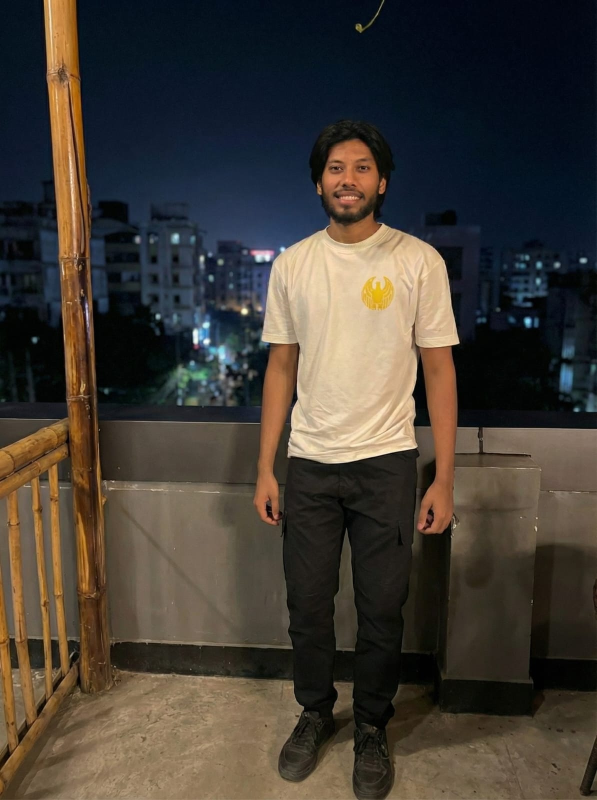
#> input picture body_photo.jpg, 1194 x 1600 px (shown at 1/2 size)
$ python main.py
#> lines starting #> are read from the running program, lines starting #| are printed output that depends on the picture
import cv2
import numpy as np
import os

class BodySegmentAnalyzer:
    def __init__(self, image_path, actual_height):
        self.image_path = image_path
        self.actual_height = actual_height  # in meters
        self.keypoints = []
        self.segments = {
            'thorax': ['CV7', 'L3/L4'],
            'upper_arm_left': ['left_shoulder', 'left_elbow'],
            'upper_arm_right': ['right_shoulder', 'right_elbow'],
            'forearm_left': ['left_elbow', 'left_wrist'],
            'forearm_right': ['right_elbow', 'right_wrist'],
            'thigh_left': ['left_hip', 'left_knee'],
            'thigh_right': ['right_hip', 'right_knee'],
            'shank_left': ['left_knee', 'left_ankle'],
            'shank_right': ['right_knee', 'right_ankle']
        }
        self.required_points = [
            'CV7', 'L3/L4',
            'left_shoulder', 'left_elbow', 'left_wrist',
            'right_shoulder', 'right_elbow', 'right_wrist',
            'left_hip', 'left_knee', 'left_ankle',
            'right_hip', 'right_knee', 'right_ankle',
            'head_top', 'heel'
        ]

    # [15 lines left out: function mouse_callback, not called in this run]

    def select_keypoints(self):
        self.image = cv2.imread(self.image_path)
#> self.image is the input picture: shape (1600, 1194, 3); mean B, G, R 52.9, 60.6, 67.1
        if self.image is None:
            print("Error: Could not load image")
            return False
        window_name = "Body Segment Analysis"
        cv2.namedWindow(window_name, cv2.WINDOW_NORMAL)
        cv2.setMouseCallback(window_name, self.mouse_callback)

        print("Select the following points in order:")
        for i, point in enumerate(self.required_points):
            print(f"{i+1}. {point}")
        print("\nClick on the image to select each point. Close window or press ESC when done.")

        # compute a display size that preserves aspect ratio and fits the screen
        # try to get actual screen size on Windows, otherwise use a reasonable max
        max_w, max_h = 1280, 800
        try:
            import ctypes
            user32 = ctypes.windll.user32
            max_w = user32.GetSystemMetrics(0) - 100
            max_h = user32.GetSystemMetrics(1) - 150
        except Exception:
            pass

        # Keep display at a mobile-friendly resolution to avoid fullscreen distortion
        max_w = min(max_w, 600)
        max_h = min(max_h, 1000)

        img_h, img_w = self.image.shape[:2]
#> img_h = 1600; img_w = 1194
        scale = min(max_w / img_w, max_h / img_h, 1.0)
#> scale = 0.5
        self.display_scale = scale
#> self.display_scale = 0.5

        while True:
            display = self.image.copy()

            # Draw already-selected points
            # Draw already-selected points (scale to display coordinates)
            for (px, py, pname) in self.keypoints:
                dpx = int(px * self.display_scale)
                dpy = int(py * self.display_scale)
                cv2.circle(display, (px, py), 5, (0, 255, 0), -1)
                # Put labels on the resized display; compute position in display coords
                cv2.putText(display, pname, (px+10, py-10),
                            cv2.FONT_HERSHEY_SIMPLEX, 0.5, (255, 0, 0), 1)

            # If there are still points to select, show hint for the next one
            if len(self.keypoints) < len(self.required_points):
                next_idx = len(self.keypoints)
                next_name = self.required_points[next_idx]
                hint_text = f"Next: {next_name} ({next_idx+1}/{len(self.required_points)})"
            else:
                hint_text = "All points selected. Close window or press ESC."

            # resize display for showing (preserve aspect ratio)
            disp_w = max(1, int(img_w * self.display_scale))
#> disp_w = 597
            disp_h = max(1, int(img_h * self.display_scale))
#> disp_h = 800
            display_resized = cv2.resize(display, (disp_w, disp_h), interpolation=cv2.INTER_AREA)
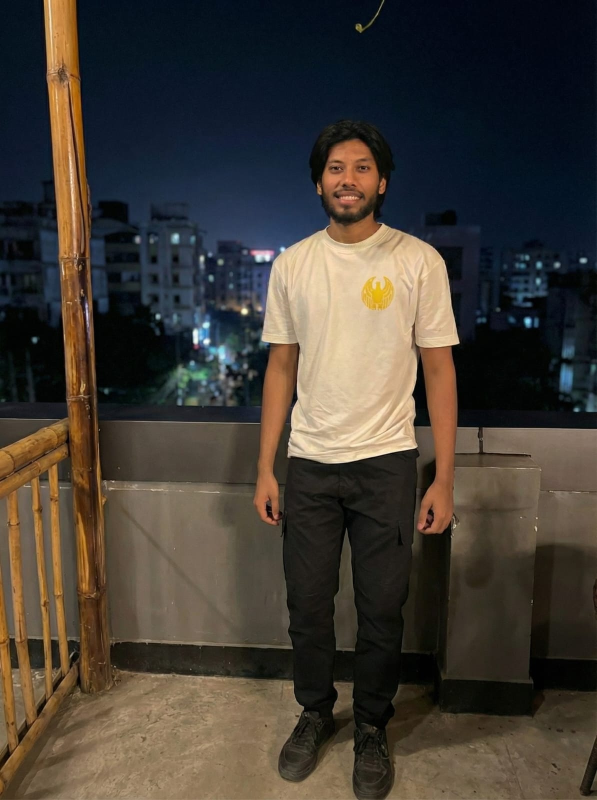
#> display_resized: shape (800, 597, 3); mean B, G, R 53.1, 60.8, 67.3

            # Draw hint background for readability on the resized image
            cv2.rectangle(display_resized, (5, 5), (min(400, disp_w-10), 35), (0, 0, 0), -1)
            cv2.putText(display_resized, hint_text, (10, 25),
                        cv2.FONT_HERSHEY_SIMPLEX, 0.7, (255, 255, 255), 2)
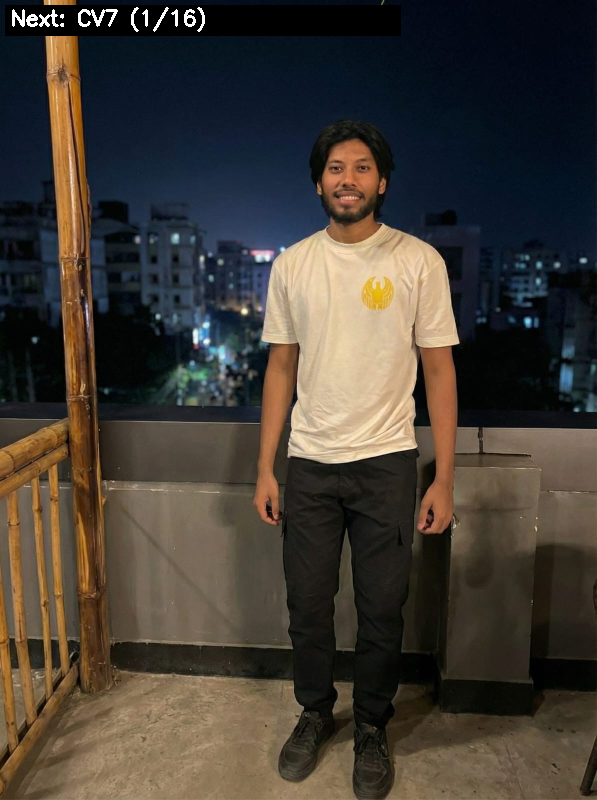
#> display_resized: shape (800, 597, 3); mean B, G, R 52.9, 60.8, 67.4

            # Ensure window is not fullscreen and set it to the resized dimensions
            try:
                cv2.setWindowProperty(window_name, cv2.WND_PROP_FULLSCREEN, 0)
            except Exception:
                pass
            try:
                cv2.resizeWindow(window_name, disp_w, disp_h)
            except Exception:
                pass
            cv2.imshow(window_name, display_resized)

            key = cv2.waitKey(20) & 0xFF
#> (key Esc is pressed here)
            # ESC key to exit early
            if key == 27:
                break

            # If window was closed by user, stop
            try:
                if cv2.getWindowProperty(window_name, cv2.WND_PROP_VISIBLE) < 1:
                    break
            except Exception:
                break

            # If finished selecting all points, allow user to close or press ESC
            if len(self.keypoints) >= len(self.required_points):
                # small sleep handled by waitKey; continue to show final message until user closes
                pass

        cv2.destroyAllWindows()
        return True

    # [75 lines left out: functions create_annotated_image, calculate_pixel_height, not called in this run]

    def calculate_segment_lengths(self):
        if len(self.keypoints) != len(self.required_points):
            print(f"Error: Selected {len(self.keypoints)} points, but {len(self.required_points)} are required")
            return None

        pixel_height = self.calculate_pixel_height()
        if pixel_height is None:
            print("Error: Could not calculate pixel height")
            return None

        scale_factor = self.actual_height / pixel_height
        print(f"Scale factor: {scale_factor:.6f} m/px")

        segment_lengths = {}

        for segment, points in self.segments.items():
            point1 = next((p for p in self.keypoints if p[2] == points[0]), None)
            point2 = next((p for p in self.keypoints if p[2] == points[1]), None)

            if point1 and point2:
                pixel_distance = np.sqrt((point1[0]-point2[0])**2 + (point1[1]-point2[1])**2)
                real_length = pixel_distance * scale_factor
                segment_lengths[segment] = {
                    'pixel_length': pixel_distance,
                    'real_length_m': real_length
                }

        return segment_lengths, scale_factor

    # [26 lines left out: function save_results, not called in this run]

    def run_analysis(self):
        print("Starting Body Segment Analysis...")
        print(f"Student: Sameer Wanjari (21174028)")
        print(f"Image: {self.image_path}")
        print(f"Actual Height: {self.actual_height} m")

        if not self.select_keypoints():
            return

        results = self.calculate_segment_lengths()
        if results:
            segment_lengths, scale_factor = results
            self.save_results(segment_lengths, scale_factor)
            # Create and show annotated image with segments and labels
            try:
                self.create_annotated_image()
            except Exception as e:
                print(f"Could not create annotated image: {e}")

            # Print summary
            print("\n" + "="*50)
            print("ANALYSIS SUMMARY")
            print("="*50)
            print("Student: Sameer Wanjari")
            print("Roll No: 21174028")
            print("Branch: Engineering Physics")
            print("-" * 50)
            for segment, data in segment_lengths.items():
                print(f"{segment.replace('_', ' ').title():<20}: {data['real_length_m']:.3f} m")

        else:
            print("Analysis failed. Please check your point selections.")

# Main execution
if __name__ == "__main__":
    # STUDENT: Replace with your actual height in meters
    ACTUAL_HEIGHT = 1.78  # meters

    # STUDENT: Replace with your image filename
    IMAGE_FILE = "body_photo.jpg"

    # Check if image exists
    if not os.path.exists(IMAGE_FILE):
        print(f"Error: Image file '{IMAGE_FILE}' not found.")
        print("Please ensure the image is in the same directory as this script.")
    else:
        analyzer = BodySegmentAnalyzer(IMAGE_FILE, ACTUAL_HEIGHT)
        analyzer.run_analysis()
